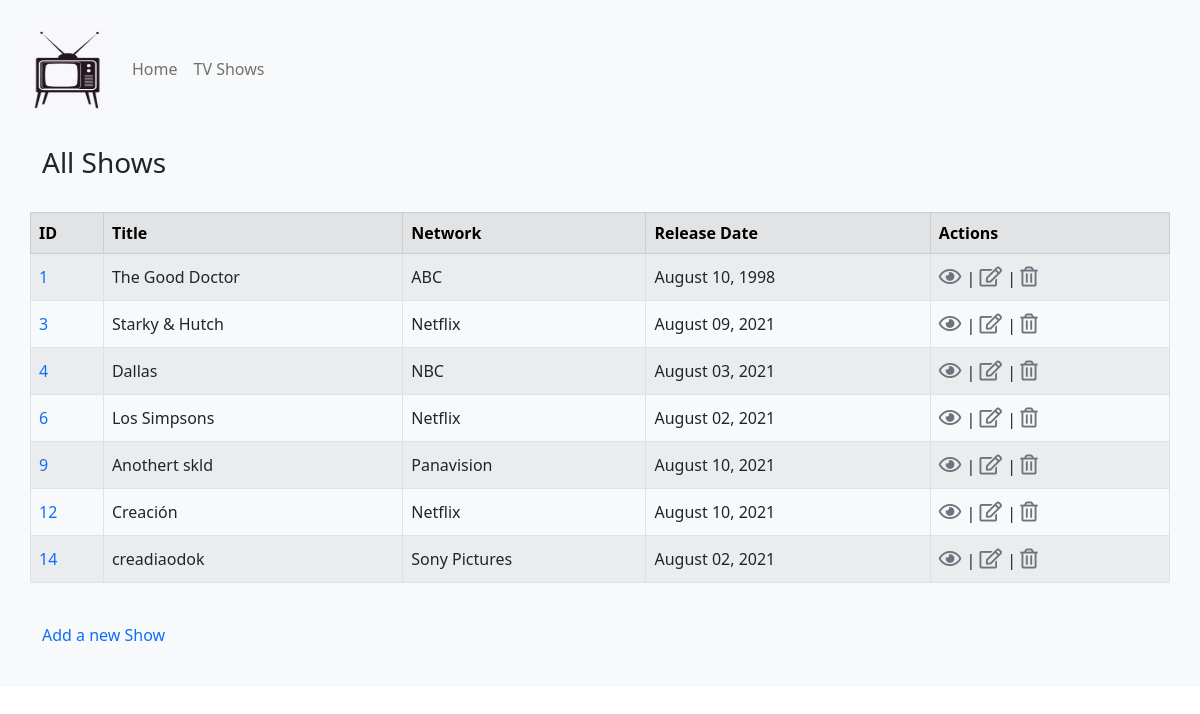
/shows, run on the app's committed database.
### tv_shows/models.py (models this page shows, shortened)
class Show(models.Model):
    title = models.CharField(max_length=100)
    description = models.TextField(max_length=500)
    network = models.ForeignKey(Network, related_name="show", on_delete = models.CASCADE)
    release_date = models.DateField()
    created_at = models.DateTimeField(auto_now_add=True)
    updated_at = models.DateTimeField(auto_now=True)
    class Meta:
        ordering = ('id',)

class Network(models.Model):
    name = models.CharField(max_length=50)
    created_at = models.DateTimeField(auto_now_add=True)
    updated_at = models.DateTimeField(auto_now=True)
    class Meta:
        ordering = ('id',)
    def __str__(self):
        return self.name

### tv_shows/views.py (the view)
# urls.py: 2. Add a URL to urlpatterns:  path('', views.home, name='home')
def home(request):
    context = {
        'shows': Show.objects.all(),
    }
    return render(request,'tv_shows/shows.html', context)

### tv_shows/templates/tv_shows/shows.html (shortened to what this page needs)
{% extends "tv_shows/base.html" %}
{% block content %}
<div class="container mt-4">
    <div class="row mb-4">
        <h3 class="title">All Shows</h3>
    </div>
    <div class="row">
        <table class="table table-striped table-bordered table-hover">
            <thead>
                <tr class="table-secondary">
                    <th>ID</th>
                    <th>Title</th>
                    <th>Network</th>
                    <th>Release Date</th>
                    <th>Actions</th>
                </tr>
            </thead>
            <tbody>
                {% for show in shows %}
                <tr class="align-middle">
                    <td><a class="text-decoration-none" href="{% url 'tv_shows:info_show' show.id %}">{{show.id}}</a></td>
                    <td>{{show.title}}</td>
                    <td>{{show.network}}</td>
                    <td>{{show.release_date|date:"F d, Y"}}</td>
                    <td>
                        <a class="text-decoration-none" href="/shows/{{show.id}}">
                            <span class="text-muted fs-5">
                                <i class="far fa-eye"></i>
                            </span>
                        </a>  |
                        <a class="text-decoration-none" href="/shows/{{show.id}}/edit">
                            <span class="text-muted fs-5">
                                <i class="far fa-edit"></i>
                            </span>
                        </a>  |
                        <a class="text-decoration-none modal-borrar" data-bs-toggle="modal" data-bs-target="#delete_modal" href="/shows/{{show.id}}/destroy" data-href="/shows/{{show.id}}/destroy">
                            <span class="text-muted fs-5">
                                <i class="far fa-trash-alt"></i>
                            </span>
                        </a>
                    </td>
                </tr>
                {% endfor %}
            </tbody>
        </table>
    </div>
    <div class="row my-4">
        <a class="text-decoration-none" href="{% url 'tv_shows:new' %}">Add a new Show</a>
    </div>
</div>
{% endblock %}

### tv_shows/templates/tv_shows/base.html (shortened to what this page needs)
{% load static %}
<!DOCTYPE html>
<html lang="es-cl">
    <head>
        <link href="https://cdn.jsdelivr.net/npm/bootstrap@5.0.1/dist/css/bootstrap.min.css" rel="stylesheet">
        <link rel="stylesheet" href="https://use.fontawesome.com/releases/v5.15.3/css/all.css">
        <link rel="stylesheet" href="{% static 'tv_shows/css/my_styles.css' %}">
    </head>
    <body>
        <div class="wrapper">
            <div class="container-fluid p-3 bg-light">
                <nav class="navbar navbar-expand-lg navbar-light bg-light">
                    <div class="container-fluid">
                        <a class="navbar-brand" href="{% url 'tv_shows:home' %}">
                            <img class="img-nav" src="{% static 'tv_shows/img/old-tv-vector-760x995.jpg' %}" alt="TV">
                        </a>
                        <div class="collapse navbar-collapse" id="navbarSupportedContent">
                            <ul class="navbar-nav me-auto mb-2 mb-lg-0">
                                <li class="nav-item"><a class="nav-link" href="{% url 'tv_shows:home' %}">Home</a></li>
                                <li class="nav-item"><a class="nav-link" href="{% url 'tv_shows:home' %}">TV Shows</a></li>
                            </ul>
                        </div>
                    </div>
                </nav>
                {% block content %}{% endblock %}
            </div>
        </div>
    </body>
</html>

### tv_shows/static/tv_shows/css/my_styles.css (style rules this page uses)
.img-nav { height: 80px; width: 80px; }

### data on the page
Show: id "1", title "The Good Doctor", network "ABC", release_date "August 10, 1998"
Show: id "3", title "Starky & Hutch", network "Netflix", release_date "August 09, 2021"
Show: id "4", title "Dallas", network "NBC", release_date "August 03, 2021"
Show: id "6", title "Los Simpsons", network "Netflix", release_date "August 02, 2021"
Show: id "9", title "Anothert skld", network "Panavision", release_date "August 10, 2021"
Show: id "12", title "Creación", network "Netflix", release_date "August 10, 2021"
Show: id "14", title "creadiaodok", network "Sony Pictures", release_date "August 02, 2021"
